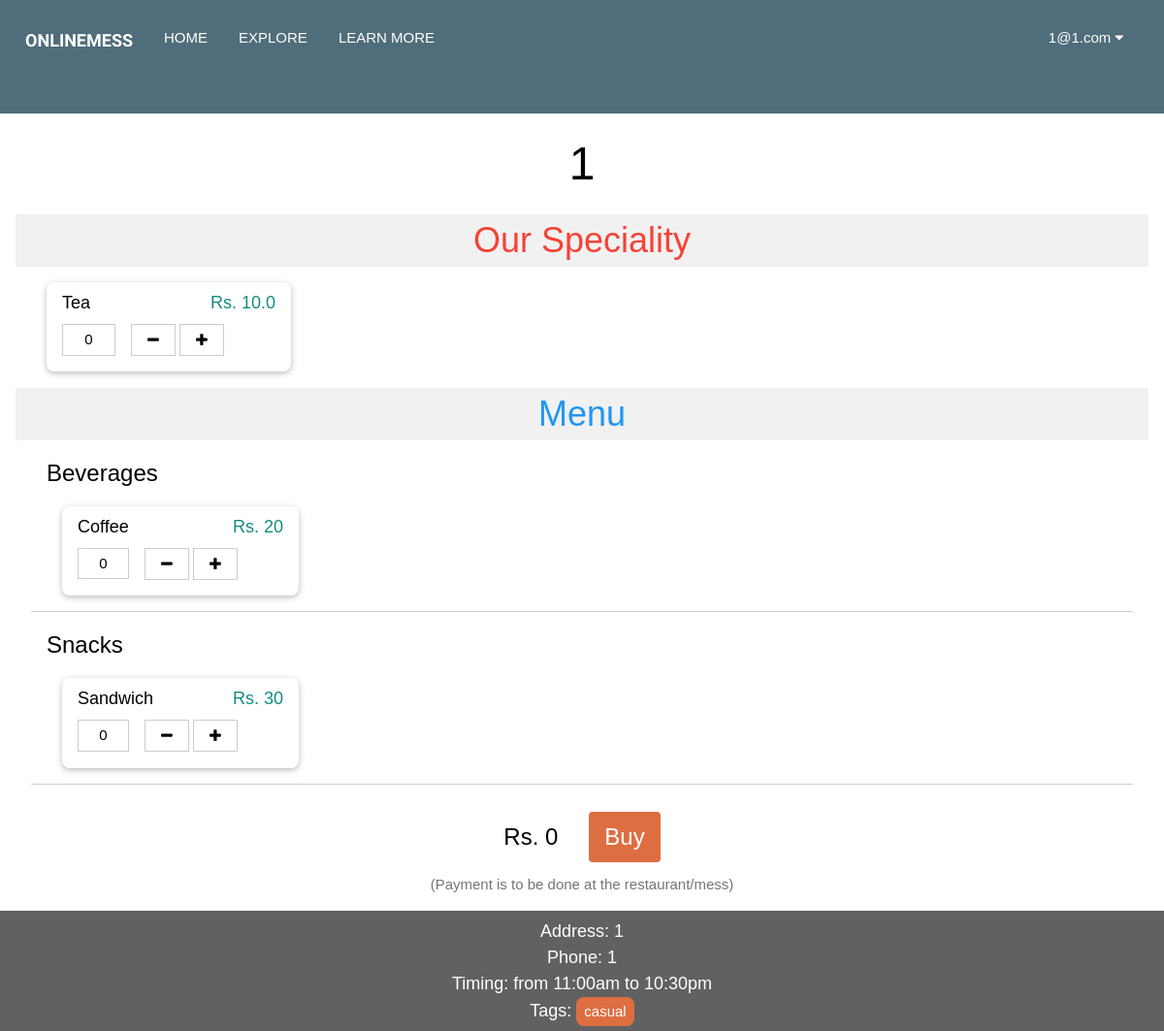
Screenshot of /restaurant/2 (signed in) with the database file from the repository.
### main.py (models this page shows)
class UsersDB(db.Model):
	id = db.Column(db.Integer, primary_key=True)
	first_name = db.Column(db.String(20), nullable=False)
	last_name = db.Column(db.String(20), nullable=False)
	password = db.Column(db.String(128), unique=True)
	email = db.Column(db.String(80))
	account_type = db.Column(db.String(80))
	verified = db.Column(db.Boolean)
	restaurant = db.Column(db.Integer)
	subscriptions = db.Column(db.String(300))

class RestaurantsDB(db.Model):
	id = db.Column(db.Integer, primary_key=True, unique=True)
	name = db.Column(db.String(80))
	menu = db.Column(db.String(80))
	rating = db.Column(db.Integer)
	address = db.Column(db.String(80))
	phone = db.Column(db.String(20))
	opening_timing = db.Column(db.String(80))
	closing_timing = db.Column(db.String(80))
	tags = db.Column(db.String(80))
	owner = db.Column(db.Integer)
	images = db.relationship('ImagesDB', backref='parent_rest')
	monthly_items = db.Column(db.String(300))
	vegetarian = db.Column(db.Boolean)
	average_cost = db.Column(db.Float)
	orders = db.Column(db.String)
	main_menu_name = db.Column(db.String)
	main_menu_price = db.Column(db.Float)

### main.py (the view, shortened to what this page needs)
@app.route("/restaurant/<restaurant_id>", methods=["POST", "GET"])
def restaurant(restaurant_id):
	if "user" in session:
		loggedIn = [session["username"], session["account_type"], session["user"]]
		currentUser = UsersDB.query.filter_by(email=session["user"]).first()
		if currentUser:
			subscribed_list = []
			currentBills = BillsDB.query.filter_by(subscriber=currentUser.id, creator=restaurant_id, active=0b1).all()
	else:
		loggedIn = None
		subscribed_list = None
	currentRest = RestaurantsDB.query.filter_by(id=restaurant_id).first()
	if currentRest:
		menu = []
		for index, item in enumerate(currentRest.menu.split("| "), 0):
			menu.append(item.split("~")+[index])
		categorized_menu = {}
		for item in menu:
			if item[-2] not in categorized_menu:
				categorized_menu[item[-2]] = []
			categorized_menu[item[-2]].append(item)
		if currentRest.main_menu_name and currentRest.main_menu_price:
			categorized_menu["Our Speciality"] = [[currentRest.main_menu_name, currentRest.main_menu_price, "Our Speciality", 11]]
		return render_template("restaurant.html", restaurant=currentRest, logged_in=loggedIn, categorized_menu=categorized_menu, subscribed_list=subscribed_list)
	else:
		flash("Restaurant closed or no longer available", "error")
		return redirect(url_for("search"))

### templates/restaurant.html (shortened to what this page needs)
{% extends "base.html" %}
{% block css %}
	<link rel="stylesheet" type="text/css" href= "{{ url_for('static',filename='style/restaurant.css') }}">
{% endblock %}
{% block content %}
	<div class="w3-center w3-xxxlarge w3-margin">{{ restaurant.name }}</div>
	<div class="w3-container">
		<form method="post" id='order_form'>
		{% if categorized_menu["Our Speciality"] %}
			<div class="w3-xxlarge w3-light-grey w3-text-red w3-center">Our Speciality</div>
			<div class="w3-container">
				{% for item in categorized_menu["Our Speciality"] %}
					{% if item[0] and item[1] %}
					<div class="w3-quarter">
						<div class="w3-card w3-round-large w3-margin w3-hover-shadow">
							<div class="w3-container w3-padding">
								<div class="w3-large w3-twothird">{{ item[0] }}</div>
								<div class="w3-text-acp-mid-green w3-right w3-large w3-rest">Rs. {{ item[1]}}</div>
							</div>
							<footer class="w3-container">
								<div class="w3-button w3-border w3-content w3-margin-bottom" onclick="
									var current_count = parseInt(this.parentElement.children[1].value);
									var current_price = parseInt(document.getElementById('text_total_price').value);
									var item_price = parseInt('{{item[1]|int}}');
									if (current_count >= 1)
									{
										this.parentElement.children[1].value = current_count - 1;
										document.getElementById('text_total_price').value = current_price - item_price;
										document.getElementById('label_total_price').textContent = 'Rs. ' + (current_price-item_price);
									} ">
									<i class="fa fa-minus"></i>
								</div>
									<input type="text" id="item_count" class="w3-padding-small w3-quarter w3-border w3-center w3-input w3-margin-right w3-margin-bottom" value="0" name="text_count_{{item[-1]}}"readonly/>
								<div class="w3-button w3-border w3-content w3-margin-bottom" onclick="
									var current_count = parseInt(this.parentElement.children[1].value);
									var current_price = parseInt(document.getElementById('text_total_price').value);
									var item_price = parseInt('{{item[1]|int}}');
									if (current_count <= 9)
									{
										this.parentElement.children[1].value = current_count + 1;
										document.getElementById('text_total_price').value = current_price + item_price;
										document.getElementById('label_total_price').textContent = 'Rs. ' + (current_price+item_price);
									} ">
									<i class="fa fa-plus"></i>
								</div>
							</footer>
						</div>
					</div>
					{% endif %}
				{% endfor %}
				{% set _ =categorized_menu.pop("Our Speciality", None) %}
			</div>
		{% endif %}
		<div class="w3-center w3-xxlarge w3-text-blue w3-light-grey">Menu</div>
		{% for category, menu in categorized_menu.items() %}
			<div class="w3-container w3-border-bottom w3-margin">
				<div class="w3-xlarge">{{category}}</div>
				{% for item in menu %}
					{% if item[0] and item[1] %}
					<div class="w3-quarter">
						<div class="w3-card w3-round-large w3-margin w3-hover-shadow">
							<div class="w3-container w3-padding">
								<div class="w3-large w3-twothird">{{ item[0] }}</div>
								<div class="w3-text-acp-mid-green w3-right w3-large w3-rest">Rs. {{ item[1] }}</div>
							</div>
							<footer class="w3-container">
								<div class="w3-button w3-border w3-content w3-margin-bottom" onclick="
									var current_count = parseInt(this.parentElement.children[1].value);
									var current_price = parseInt(document.getElementById('text_total_price').value);
									var item_price = parseInt('{{item[1]|int}}');
									if (current_count >= 1)
									{
										this.parentElement.children[1].value = current_count - 1;
										document.getElementById('text_total_price').value = current_price - item_price;
										document.getElementById('label_total_price').textContent = 'Rs. ' + (current_price-item_price);
									} ">
									<i class="fa fa-minus"></i>
								</div>
									<input type="text" id="item_count" class="w3-padding-small w3-quarter w3-border w3-center w3-input w3-margin-right w3-margin-bottom" value="0" name="text_count_{{item[-1]}}"readonly/>
								<div class="w3-button w3-border w3-content w3-margin-bottom" onclick="
									var current_count = parseInt(this.parentElement.children[1].value);
									var current_price = parseInt(document.getElementById('text_total_price').value);
									var item_price = parseInt('{{item[1]|int}}');
									if (current_count <= 9)
									{
										this.parentElement.children[1].value = current_count + 1;
										document.getElementById('text_total_price').value = current_price + item_price;
										document.getElementById('label_total_price').textContent = 'Rs. ' + (current_price+item_price);
									} ">
									<i class="fa fa-plus"></i>
								</div>
							</footer>
						</div>
					</div>
					{% endif %}
				{% endfor %}
			</div>
		{% endfor %}
		<div class="w3-container w3-padding-large" style="text-align: center; display: flex; align-items: center; justify-content: center;">
			<label id="label_total_price" class="w3-xlarge w3-margin-right">Rs. 0</label>
			<input type="button" name="button_order" value="Buy" class="w3-button w3-xlarge w3-hover-green w3-sienna w3-round w3-large w3-margin-left"
			onclick="
			var total_price = parseInt(document.getElementById('text_total_price').value);
			if (total_price > 0)
			{
				document.getElementById('order_form').submit();
			}" />
		</div>
		<div class=" w3-container w3-text-grey w3-center">(Payment is to be done at the restaurant/mess)</div>
		</form>
	</div>
		<div class="w3-large w3-center w3-dark-grey w3-padding">
			Address: {{restaurant.address}}<br/>
			Phone: {{restaurant.phone}}<br/>
			Timing: from {{restaurant.opening_timing}} to {{restaurant.closing_timing}}<br/>
			Tags: {% for tag in restaurant.tags.split(", ") %}
					<a href="/search?text_query_name={{tag}}" class=" w3-button w3-sienna w3-round-large w3-padding-small w3-medium">{{tag}}</a>
				{% endfor %}
{% endblock %}

### templates/base.html (shortened to what this page needs)
<html>
<head>
	<link rel="stylesheet" href="{{ url_for('static', filename='style/base.css') }}">
	<link rel="stylesheet" href="{{ url_for('static', filename='style/w3css.css')}}">
    <link rel="stylesheet" href="https://cdnjs.cloudflare.com/ajax/libs/font-awesome/4.7.0/css/font-awesome.min.css">
	{% block css %}{% endblock %}
</head>
<body>
<div class="w3-bar navbar
	{% if request.path == '/home' %}
		w3-white
	{% else %}
		w3-dark-blue
	{% endif %}
	"style="height: 11vh;display:block;justify-content:space-between;overflow: hidden;align-items: center;text-transform: uppercase;padding: 20px 10px !important;">
	<p class="w3-bar-item w3-large" style="margin: 0">
		<b style="font-family: 'Balsamiq Sans', serif;">OnlineMess</b>
	</p>
	<a href="/home" class="w3-bar-item w3-button w3-hide-small">Home</a>
	<a href="/search?text_query_name=" class="w3-bar-item w3-button w3-hide-small">Explore</a>
	<a href="/learn" class="w3-bar-item w3-button w3-hide-small">Learn More</a>
	{% if logged_in %}
		<div class="w3-dropdown-click w3-right w3-margin-right w3-hide-small">
			<button class="w3-button" onclick="displayUserSettings()">
				{{ logged_in[0] }} <i class="fa fa-caret-down"></i>
			</button>
		</div>
	{% else %}
		<button class="w3-bar-item w3-button w3-right w3-hover-blue w3-hide-small" onclick="open_modal('signup_modal')">Register</button>
		<button class="w3-bar-item w3-button w3-right w3-hover-acp-mid-green w3-hide-small" onclick="open_modal('login_modal')">Login</button>
	{% endif %}
</div>
<main >
	{% block content %}{% endblock %}
</main>
</body>
</html>

### static/style/w3css.css (style rules this page uses)
html { box-sizing:border-box }
*,*:before,*:after { box-sizing:inherit }
html { -ms-text-size-adjust:100%;-webkit-text-size-adjust:100% }
body { margin:0 }
article,aside,details,figcaption,figure,footer,header,main,menu,nav,section { display:block }
a { background-color:transparent }
b,strong { font-weight:bolder }
button,input,select,textarea,optgroup { font:inherit;margin:0 }
button,input { overflow:visible }
button,select { text-transform:none }
button,[type=button],[type=reset],[type=submit] { -webkit-appearance:button }
html,body { font-family:Verdana,sans-serif;font-size:15px;line-height:1.5 }
html { overflow-x:hidden }
a { color:inherit }
.w3-btn,.w3-button { border:none;display:inline-block;padding:8px 16px;vertical-align:middle;overflow:hidden;text-decoration:none;color:inherit;background-color:inherit;text-align:center;cursor:pointer;white-space:nowrap }
.w3-btn,.w3-button { -webkit-touch-callout:none;-webkit-user-select:none;-khtml-user-select:none;-moz-user-select:none;-ms-user-select:none;user-select:none }
.w3-input { padding:8px;display:block;border:none;border-bottom:1px solid #ccc;width:100% }
.w3-dropdown-click,.w3-dropdown-hover { position:relative;display:inline-block;cursor:pointer }
.w3-bar { width:100%;overflow:hidden }
.w3-bar .w3-bar-item { padding:8px 16px;float:left;width:auto;border:none;display:block;outline:0 }
.w3-bar .w3-dropdown-hover,.w3-bar .w3-dropdown-click { position:static;float:left }
.w3-bar .w3-button { white-space:normal }
.w3-container:after,.w3-container:before,.w3-panel:after,.w3-panel:before,.w3-row:after,.w3-row:before,.w3-row-padding:after,.w3-row-padding:before, .w3-cell-row:before,.w3-cell-row:after,.w3-clear:after,.w3-clear:before,.w3-bar:before,.w3-bar:after { content:"";display:table;clear:both }
.w3-col,.w3-half,.w3-third,.w3-twothird,.w3-threequarter,.w3-quarter { float:left;width:100% }
@media (min-width:601px) { .w3-col.m3,.w3-quarter { width:24.99999% } }
@media (min-width:601px) { .w3-col.m8,.w3-twothird { width:66.66666% } }
.w3-rest { overflow:hidden }
.w3-content,.w3-auto { margin-left:auto;margin-right:auto }
.w3-content { max-width:980px }
.w3-round,.w3-round-medium { border-radius:4px }
.w3-round-large { border-radius:8px }
.w3-container,.w3-panel { padding:0.01em 16px }
.w3-card,.w3-card-2 { box-shadow:0 2px 5px 0 rgba(0,0,0,0.16),0 2px 10px 0 rgba(0,0,0,0.12) }
.w3-medium { font-size:15px!important }
.w3-large { font-size:18px!important }
.w3-xlarge { font-size:24px!important }
.w3-xxlarge { font-size:36px!important }
.w3-xxxlarge { font-size:48px!important }
.w3-center { text-align:center!important }
.w3-border { border:1px solid #ccc!important }
.w3-border-bottom { border-bottom:1px solid #ccc!important }
.w3-margin { margin:16px!important }
.w3-margin-bottom { margin-bottom:16px!important }
.w3-margin-left { margin-left:16px!important }
.w3-margin-right { margin-right:16px!important }
.w3-padding-small { padding:4px 8px!important }
.w3-padding { padding:8px 16px!important }
.w3-padding-large { padding:12px 24px!important }
.w3-right { float:right!important }
.w3-light-grey,.w3-hover-light-grey:hover,.w3-light-gray,.w3-hover-light-gray:hover { color:#000!important;background-color:#f1f1f1!important }
.w3-dark-grey,.w3-hover-dark-grey:hover,.w3-dark-gray,.w3-hover-dark-gray:hover { color:#fff!important;background-color:#616161!important }
.w3-text-blue,.w3-hover-text-blue:hover { color:#2196F3!important }
.w3-text-red,.w3-hover-text-red:hover { color:#f44336!important }
.w3-text-grey,.w3-hover-text-grey:hover,.w3-text-gray,.w3-hover-text-gray:hover { color:#757575!important }
.w3-text-acp-mid-green,.w3-hover-text-acp-mid-green:hover { color:#128C7E!important }
.w3-sienna,.w3-hover-sienna:hover { color:#FFF!important;background-color:#DD6E42!important }
.w3-dark-blue,.w3-hover-dark-blue:hover { color:#FFF!important;background-color:#4F6D7A!important }

### rows the page displays
UsersDB: email "1@1.com"
RestaurantsDB: name "1", main_menu_name "Tea", main_menu_price "10.0", address "1", phone "1", opening_timing "11:00am", closing_timing "10:30pm", tags "casual"

### other values shown
{{ category }} "Beverages" "Snacks"
{{ item[0] }} "Coffee" "Sandwich"
{{ item[1] }} "20" "30"
